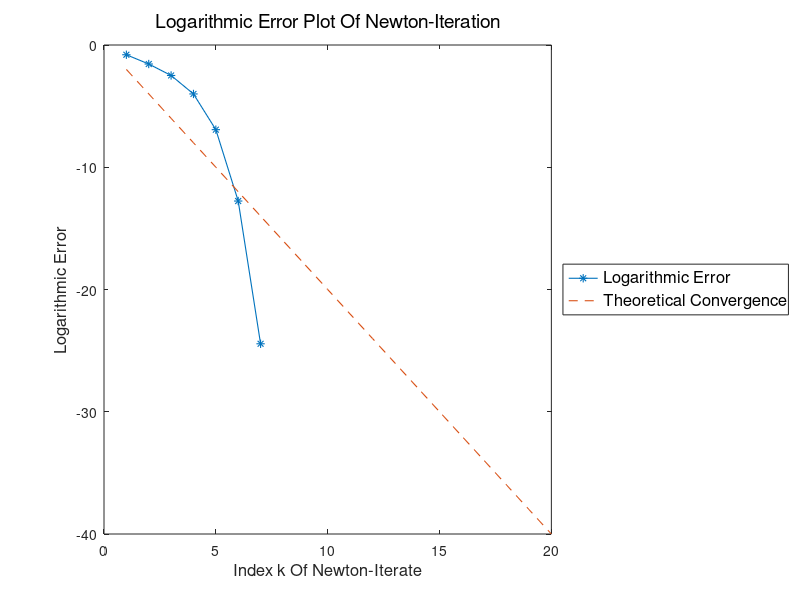

MATLAB code to generate this figure:
% Step 1: Definition of All Problem Parameters

S          = 0.01;
delta      = 0.05;
gamma      = 0.20;
K_1        = 0.04;
K_2        = 0.02;
K_O        = 0.01;
mu_1       = 0.001;
mu_2       = 0.001;
mu_O       = 0.001;
mu_P       = 0.001;

% Step 2: Definition of the function g

g   = @(x) S + (delta - mu_1)*x - (delta/gamma + 2*K_1)*x^2 - ((K_1*K_2)/(mu_2+K_2*x))*x^3 - (K_O*K_1*K_2*x^4)/((mu_O + K_O*x)*(mu_2 + K_2*x));
g_x = @(x) (delta - mu_1) - 2*(delta/gamma + 2*K_1)*x - (2*K_1*K_2*K_2*x^3 + 3*mu_2*K_1*K_2*x^2)/((mu_2 + K_2*x)^2) - (K_O*K_1*K_2*x^3*(4*mu_O*mu_2 + 3*mu_O*K_2*x + 3*mu_2*K_O*x + 2*K_O*K_2*x^2))/((mu_O + K_O*x)^2*(mu_2 + K_2*x)^2);

% Step 3: Newton-Iteration

N_max  = 20;
M      = zeros(1,N_max+1);
M_zero = 1;
M(1)   = M_zero;

for j = 1:1:N_max
  M(j+1) = M(j) - g(M(j))/(g_x(M(j)));
endfor

% Step 4: Computation of errors |M(j) - M(end)|

ind    = 1:1:(length(M)-1);
err    = zeros(1,length(ind));

for j = 1:1:length(ind)
  err(j) = log(abs(M(j+1) - M(j)));
endfor

% Step 5: Error plot

figure(1)
plot(ind,err,'linewidth',0.8,'marker','*','linestyle','-')
hold on
plot(ind,-2*ind,'linewidth',0.8,'linestyle','--')
title('Logarithmic Error Plot Of Newton-Iteration','fontsize',14,'fontweight','normal')
legend({'Logarithmic Error','Theoretical Convergence'},'location','eastoutside','fontsize',12)
xlabel('Index k Of Newton-Iterate','fontsize',12)
ylabel('Logarithmic Error','fontsize',12)
hold off
